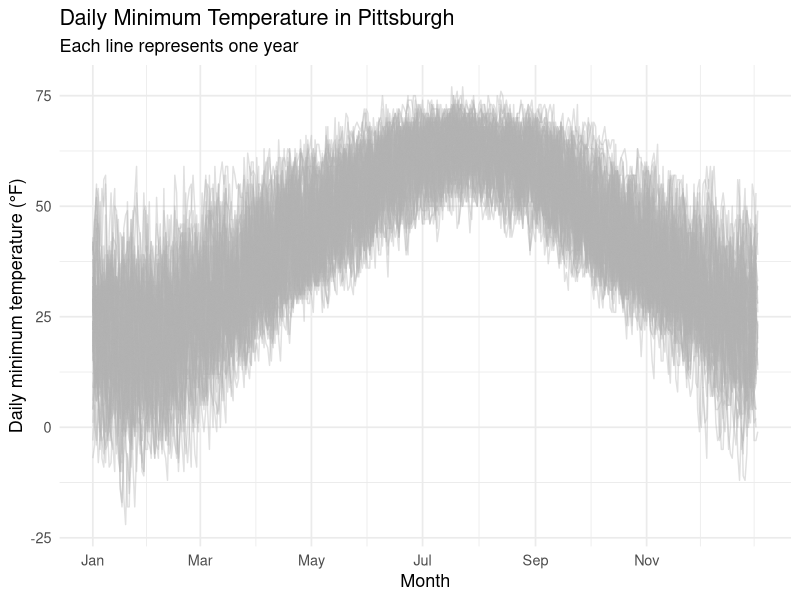
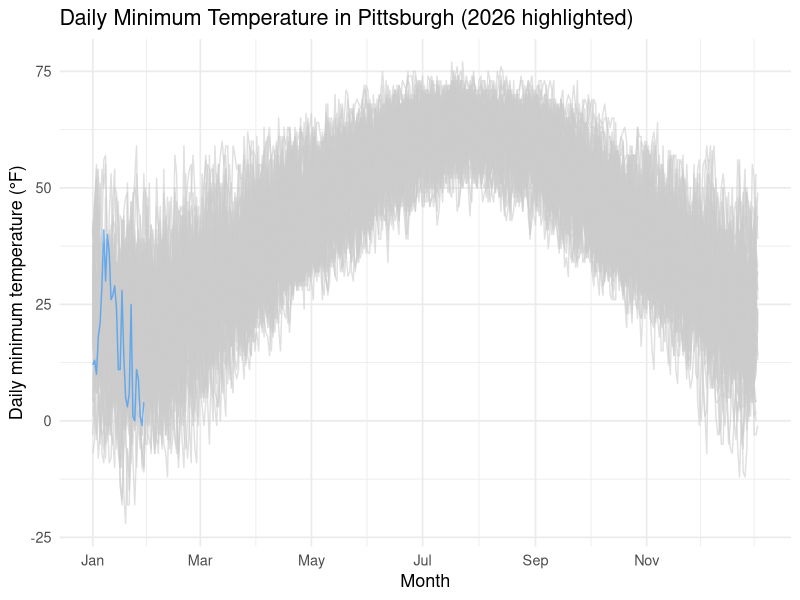
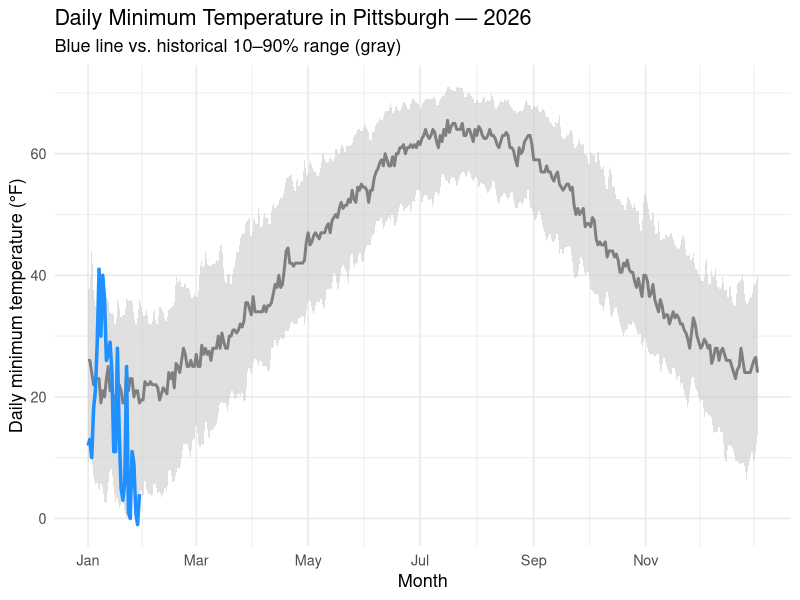
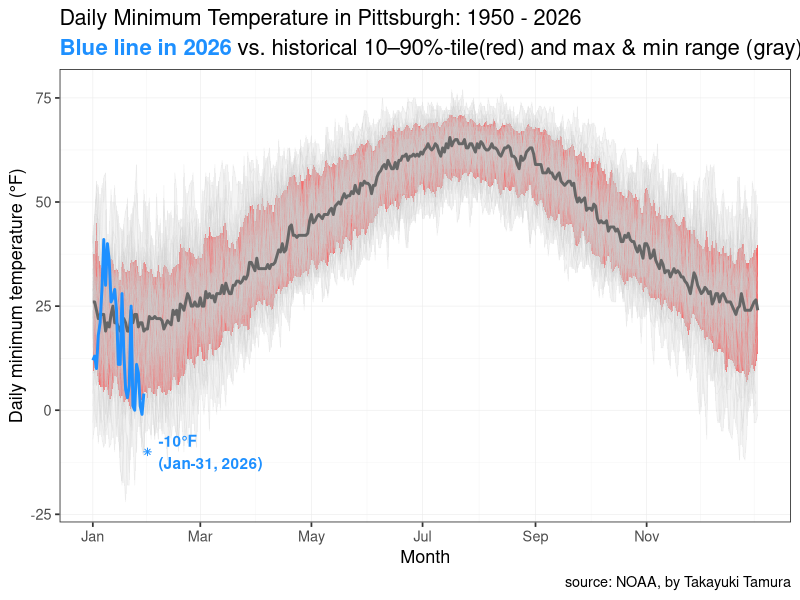
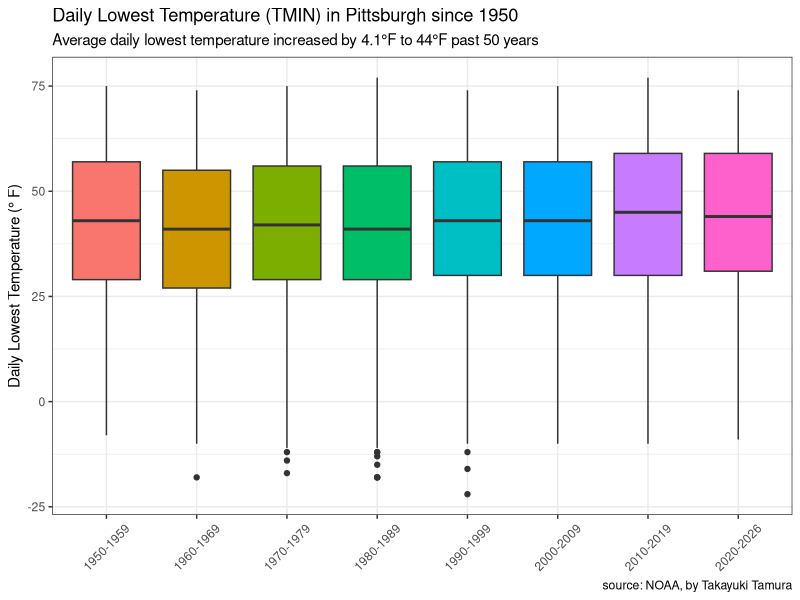
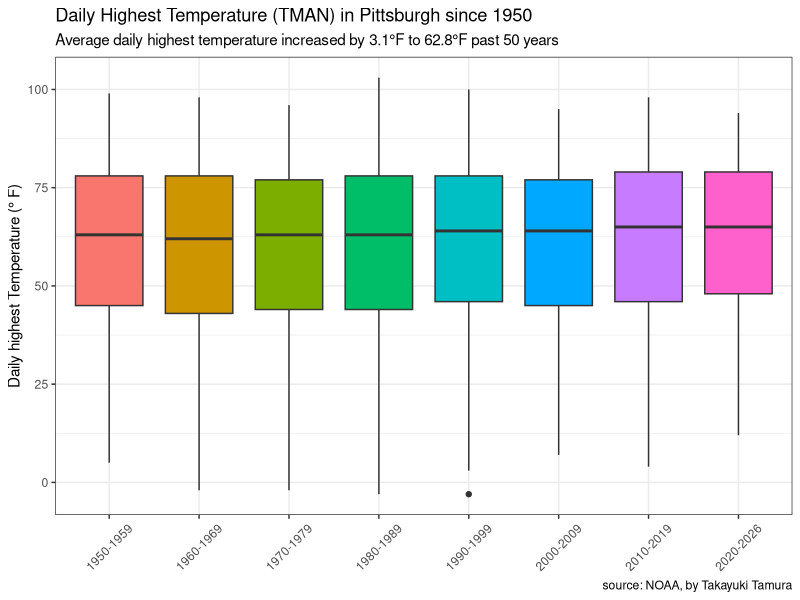
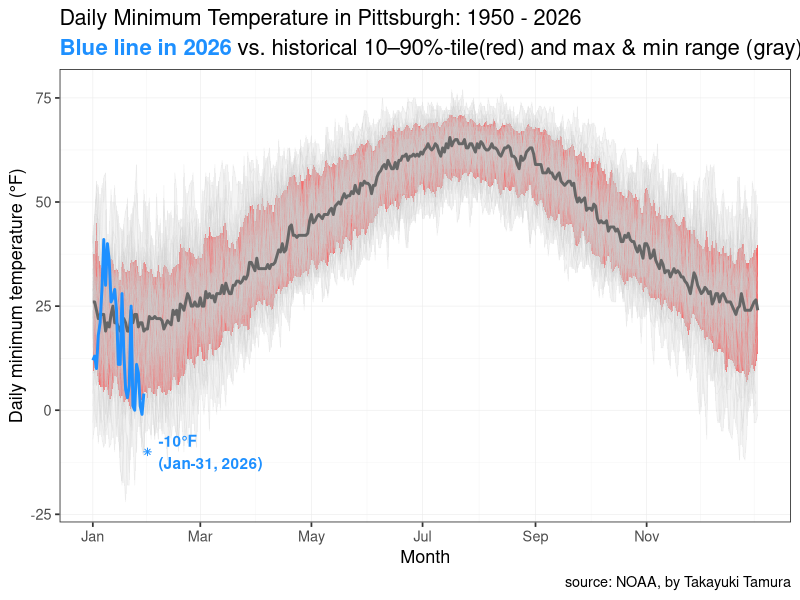

These charts were generated, in order, by the following R code:
library(tidyverse)
library(lubridate)
library(glue)
library(ggtext)

setwd("/Users/takayukitamura/Documents/R_Computing/pittsburgh_climate_r")

# -----------------------------
# 1) Read data
# -----------------------------

# pit <- read_csv("pit.csv")
# # 
# updates <- read_csv("/Users/takayukitamura/Desktop/4217702.csv") %>%
#   select(-SNWD) %>% 
#   filter(DATE >= "2026-01-28")
# # 
# pit <- rbind(pit, updates)
# # 
# write_csv(pit, "pit.csv")

pittsburgh <- read_csv("pit.csv") %>% 
  rename_all(tolower)

highlight_year <- 2026

tmin_ds <- pittsburgh %>% 
  mutate(date = ymd(date)) %>%
  select(date, tmin) %>%
  drop_na(date, tmin) %>% 
  mutate(
    year = year(date),
    doy = yday(date)
  ) %>% 
  filter(!(month(date) == 2 & day(date) == 29))

# Plot: all years (thin gray lines)
tmin_ds %>%
  ggplot(aes(x = doy, y = tmin, group = year)) +
  geom_line(color = "gray70", alpha = 0.4) +
  scale_x_continuous(
    breaks = yday(ymd(paste0("2001-", c("01-01","03-01","05-01","07-01","09-01","11-01")))),
    labels = c("Jan","Mar","May","Jul","Sep","Nov")
  ) +
  labs(
    x = "Month",
    y = "Daily minimum temperature (°F)",
    title = "Daily Minimum Temperature in Pittsburgh",
    subtitle = "Each line represents one year"
  ) +
  theme_minimal(base_size = 13)

# highlight a specific year(2026)
tmin_ds %>%
  mutate(is_highlight = year == highlight_year) %>%
  ggplot(aes(x = doy, y = tmin, group = year, color = is_highlight)) +
  geom_line(alpha = 0.6) +
  scale_color_manual(values = c("TRUE" = "dodgerblue", "FALSE" = "gray80")) +
  scale_x_continuous(
    breaks = yday(ymd(paste0("2001-", c("01-01","03-01","05-01","07-01","09-01","11-01")))),
    labels = c("Jan","Mar","May","Jul","Sep","Nov")
  ) +
  labs(
    x = "Month",
    y = "Daily minimum temperature (°F)",
    title = glue::glue("Daily Minimum Temperature in Pittsburgh ({highlight_year} highlighted)")
  ) +
  theme_minimal(base_size = 13) +
  theme(legend.position = "none")

# Plot with histrical band + a specific year (2026)
tmin_band <- tmin_ds %>%
  group_by(doy) %>%
  summarise(
    p10 = quantile(tmin, 0.10),
    p50 = quantile(tmin, 0.50),
    p90 = quantile(tmin, 0.90),
    .groups = "drop"
  )

tmin_ds %>%
  filter(year == highlight_year) %>%
  ggplot() +
  geom_ribbon(
    data = tmin_band,
    aes(x = doy, ymin = p10, ymax = p90),
    fill = "gray80",
    alpha = 0.6
  ) +
  geom_line(
    data = tmin_band,
    aes(x = doy, y = p50),
    color = "gray50",
    linewidth = 1
  ) +
  geom_line(
    aes(x = doy, y = tmin),
    color = "dodgerblue",
    linewidth = 1.2
  ) +
  scale_x_continuous(
    breaks = yday(ymd(paste0("2001-", c("01-01","03-01","05-01","07-01","09-01","11-01")))),
    labels = c("Jan","Mar","May","Jul","Sep","Nov")
  ) +
  labs(
    x = "Month",
    y = "Daily minimum temperature (°F)",
    title = glue::glue("Daily Minimum Temperature in Pittsburgh — {highlight_year}"),
    subtitle = "Blue line vs. historical 10–90% range (gray)"
  ) +
  theme_minimal(base_size = 13)

# prep data
tmin_ds <- pittsburgh %>% 
  mutate(date = ymd(date)) %>%
  select(date, tmin) %>%
  drop_na(date, tmin) %>% 
  mutate(
    year = year(date),
    doy = yday(date)
  ) %>% 
  filter(!(month(date) == 2 & day(date) == 29))

# historical band by day-of-year
tmin_band <- tmin_ds %>% 
  group_by(doy) %>% 
  summarise(
    p10 = quantile(tmin, 0.10, na.rm = T),
    p50 = quantile(tmin, 0.50, na.rm = T),
    p90 = quantile(tmin, 0.90, na.rm = T),
    min = min(tmin, na.rm = T),
    max = max(tmin, na.rm = T),
    .groups = "drop"
  )

# standard deviation
tmin_st <- tmin_ds %>% 
  group_by(doy) %>% 
  summarise(
    tmin_mean = mean(tmin, na.rm = T),
    tmin_median = median(tmin, na.rm = T),
    tmin_sd = sd(tmin, na.rm = T),
    "mean+sd" = tmin_mean + tmin_sd,
    "mean+2sd" = tmin_mean + 2*tmin_sd,
    "mean-sd" = tmin_mean - tmin_sd,
    "mean-2*sd" = tmin_mean - 2*tmin_sd,
    .groups = "drop"
  )

# plot
tmin_ds %>%
  # filter(year == highlight_year) %>%
  ggplot() +
  geom_ribbon(
    data = tmin_band,
    aes(x = doy, ymin = min, ymax = max),
    fill = "gray90",
    alpha = 0.4
  ) +
  geom_ribbon(
    data = tmin_band,
    aes(x = doy, ymin = p10, ymax = p90),
    fill = "red",
    alpha = 0.6
  ) +
  geom_line(
    data = tmin_ds,
    aes(x = doy, y = tmin, group = year),
    color = "gray80",
    linewidth = 0.25,
    alpha = 0.25
  ) +
  geom_line(
    data = tmin_band,
    aes(x = doy, y = p50),
    color = "gray40",
    linewidth = 1
  ) +
  geom_line(
    data = tmin_ds %>% filter(year == highlight_year),
    aes(x = doy, y = tmin),
    color = "dodgerblue",
    linewidth = 1.0
  ) +
  annotate(geom = "point",
           x = 31, y = -10,
           shape = 8,
           color = "dodgerblue") +
  annotate(geom = "text",
           x = 37, y = -10,
           label = "-10\u00B0F\n(Jan-31, 2026)",
           color = "dodgerblue",
           fontface = "bold",
           hjust = 0,
           vjust =0.5) +
  scale_x_continuous(
    breaks = yday(ymd(paste0("2001-", c("01-01","03-01","05-01","07-01","09-01","11-01")))),
    labels = c("Jan","Mar","May","Jul","Sep","Nov")
  ) +
  labs(
    x = "Month",
    y = "Daily minimum temperature (°F)",
    title = glue::glue("Daily Minimum Temperature in Pittsburgh: 1950 - {highlight_year}"),
    subtitle = "**<span style='color:dodgerblue'>Blue line in 2026**</span> vs. historical 10–90%-tile(red) and max & min range (gray)",
    caption = "source: NOAA, by Takayuki Tamura"
  ) +
  theme_bw(base_size = 13) +
  theme(
    plot.subtitle = element_markdown(size = 16),
    panel.grid.major = element_line(linewidth = 0.2),
    panel.grid.minor = element_line(linewidth = 0.1)
  )

ggsave("pittsburgh_tmin.png", width = 8.5, height = 7)
       
tmin_ds$period <- cut(tmin_ds$year,
                      breaks = c(1949, 1959, 1969, 1979, 1989, 1999, 2009, 2019, 2027),
                      labels = c("1950-1959", "1960-1969", "1970-1979", "1980-1989", "1990-1999", "2000-2009", "2010-2019", "2020-2026"))

tmin_ds %>% 
  group_by(period) %>% 
  mutate(mean_tmin = mean(tmin, na_rm = T)) %>% 
  slice_head(n = 1)

tmin_ds %>% 
  drop_na(period) %>%
  ggplot(aes(x = period, y = tmin, fill = period)) +
  geom_boxplot(show.legend = F) +
  labs(x = NULL,
       y = 'Daily Lowest Temperature (\u00B0 F)',
       title = "Daily Lowest Temperature (TMIN) in Pittsburgh since 1950",
       subtitle = "Average daily lowest temperature increased by 4.1\u00B0F to 44\u00B0F past 50 years",
       caption = "source: NOAA, by Takayuki Tamura") +
  theme_bw() +
  theme(
    axis.text.x = element_text(angle = 45, vjust = 0.5)
  )

tmax_ds <- pittsburgh %>% 
  mutate(date = ymd(date)) %>%
  select(date, tmax) %>%
  drop_na(date, tmax) %>% 
  mutate(
    year = year(date),
    doy = yday(date)
  ) %>% 
  filter(!(month(date) == 2 & day(date) == 29))

tmax_ds$period <- cut(tmax_ds$year,
                      breaks = c(1949, 1959, 1969, 1979, 1989, 1999, 2009, 2019, 2027),
                      labels = c("1950-1959", "1960-1969", "1970-1979", "1980-1989", "1990-1999", "2000-2009", "2010-2019", "2020-2026"))
tmax_ds %>% 
  group_by(period) %>% 
  mutate(mean_tmax = mean(tmax, na_rm = T)) %>% 
  slice_head(n = 1)
  
tmax_ds %>% 
  drop_na(period) %>%
  ggplot(aes(x = period, y = tmax, fill = period)) +
  geom_boxplot(show.legend = F) +
  labs(x = NULL,
       y = 'Daily highest Temperature (\u00B0 F)',
       title = "Daily Highest Temperature (TMAN) in Pittsburgh since 1950",
       subtitle = "Average daily highest temperature increased by 3.1\u00B0F to 62.8\u00B0F past 50 years",
       caption = "source: NOAA, by Takayuki Tamura") +
  theme_bw() +
  theme(
    axis.text.x = element_text(angle = 45, vjust = 0.5)
  )
